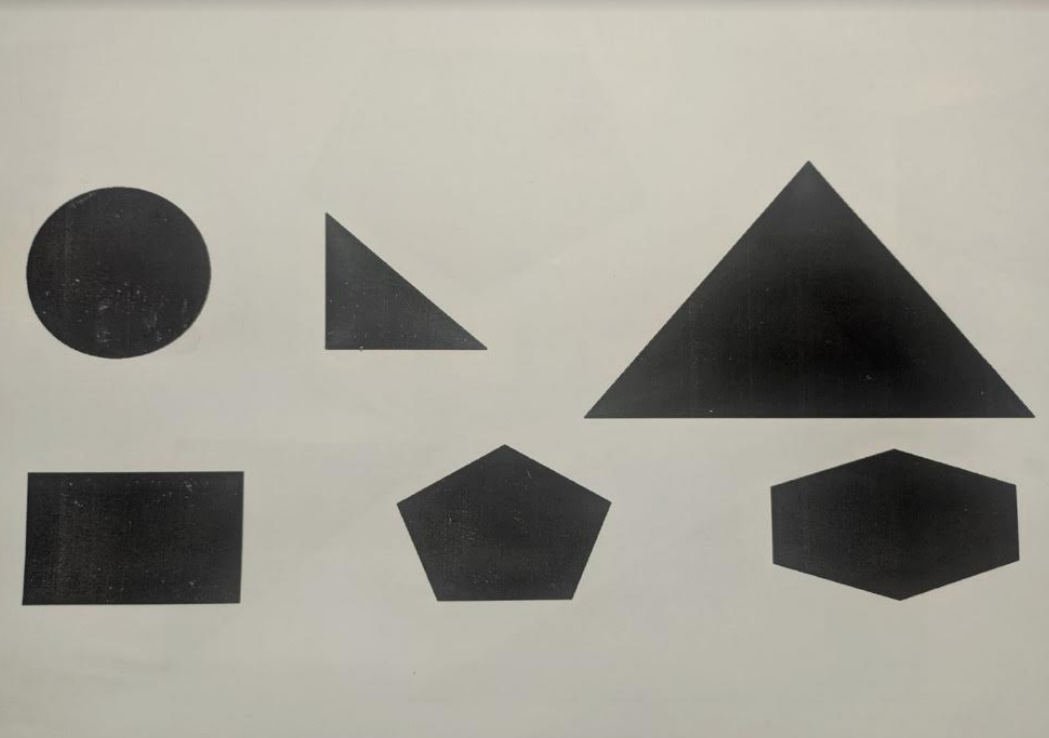
#> input picture trydeteceted/shapess.png, 1049 x 738 px
$ python mydelected.py
#> lines starting #> are read from the running program, lines starting #| are printed output that depends on the picture; after the words box and inside, x2 and y2 are one past the last pixel; in counts of white or black regions, pixels touching at a corner belong together
import numpy as np
import cv2


img = cv2.imread("shapess.png",1)
#> img is the input picture: shape (738, 1049, 3); mean B, G, R 147.7, 157, 159.1
gray = cv2.cvtColor(img, cv2.COLOR_BGR2GRAY)
_,thresh1 = cv2.threshold(img,140, 255, cv2.THRESH_TOZERO)
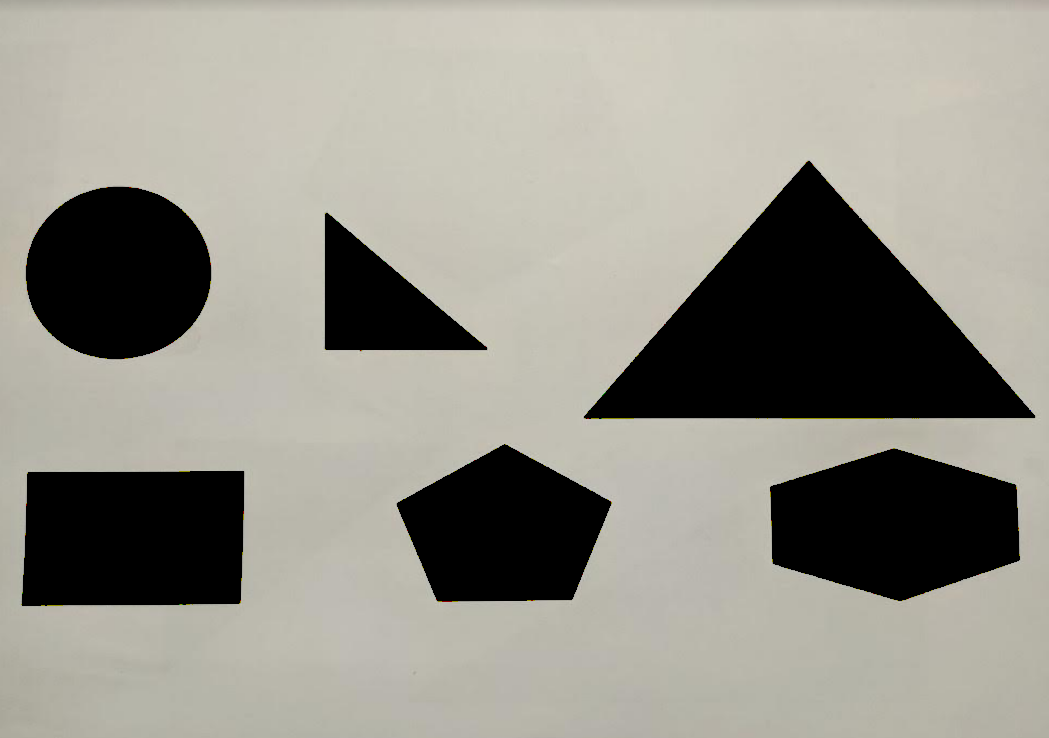
#> thresh1: shape (738, 1049, 3); mean B, G, R 137.7, 146.8, 148.9
Canny = cv2.Canny(thresh1,70,150)
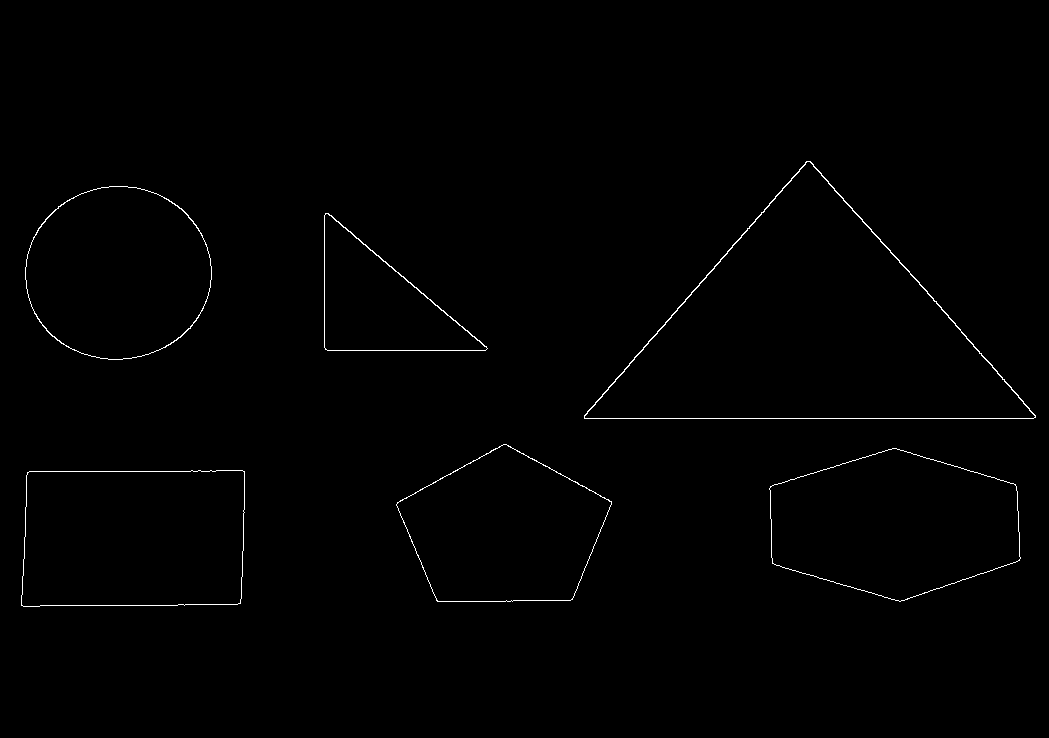
#> Canny: shape (738, 1049); 0.59% white in thin lines or dots, all inside (x1, y1, x2, y2) = (21, 161, 1036, 607)


#filter = cv2.fastNlMeansDenoising(img, None,10,10,10)  //sadece yeni buldum bi kaynakta gördüğüm filtre deneme amaçlı sonuç olumlu

contours,_ = cv2.findContours(Canny, cv2.RETR_EXTERNAL, cv2.CHAIN_APPROX_NONE)
#> contours = 6 contours; box (x1, y1, x2, y2) and area: (584, 161, 1036, 419) 59242, (21, 470, 245, 607) 29264, (769, 448, 1021, 602) 28448, (25, 186, 212, 360) 25286, (396, 444, 612, 602) 23609, (324, 213, 488, 351) 11624


for cnt in contours :
    (x,y,w,h) = cv2.boundingRect(cnt)
    area = cv2.contourArea(cnt)
    aspectRatio = float(w) / float(h)
    extent = area / float(w*h)
    perimeter = cv2.arcLength(cnt, True)

    print("perimeter"+ str(perimeter))
    print("area"+ str(area))
    print("h"+ str(h))
    print("w"+ str(w))

    cv2.drawContours(thresh1,[cnt],-1,(255,0,0),3)
    shape=""
    if extent < 0.80 :
        if 0.90 < aspectRatio <1.1 :
            shape = "Circle"
        elif area - (area * 5/ 100) <= (w * h / 2) <= area + (area * 5/ 100):
            shape = "Triangle"
        elif area - (area * 25 / 100) <=  5.1961 * ((perimeter / 6)**2) / 2 <= area + (area * 25 / 100):
            shape = "Pentagon"
        elif area - (area * 20 / 100) <=  (perimeter / 5) * (h/2) / 2 * 5 <= area + (area * 20 / 100):
            shape = "Hexagon"


    elif aspectRatio <= 1.70:
         shape = "Rectangle"


    cv2.putText(thresh1, shape, (x, y-4), cv2.FONT_HERSHEY_SIMPLEX, 0.5,(0, 100, 170), 2)
    print("Contour #{}, extent={:.2f}".format(cnt + 1, extent))
    cv2.drawContours(thresh1, cnt, -1, (0, 0, 255), 2)
#> this loop made 6 passes
#> (x, y, w, h, area, aspectRatio, extent, perimeter) on passes 1 to 6: (21, 470, 224, 137, 29263.5, 1.64, 0.954, 712.2), (769, 448, 252, 154, 28447.5, 1.64, 0.733, 712.5), (396, 444, 216, 158, 23609, 1.37, 0.692, 629.7), (324, 213, 164, 138, 11623.5, 1.19, 0.514, 518.6), (25, 186, 187, 174, 25286, 1.07, 0.777, 597.3), (584, 161, 452, 258, 59242.5, 1.75, 0.508, 1156.5)
#> (printed output is left out)
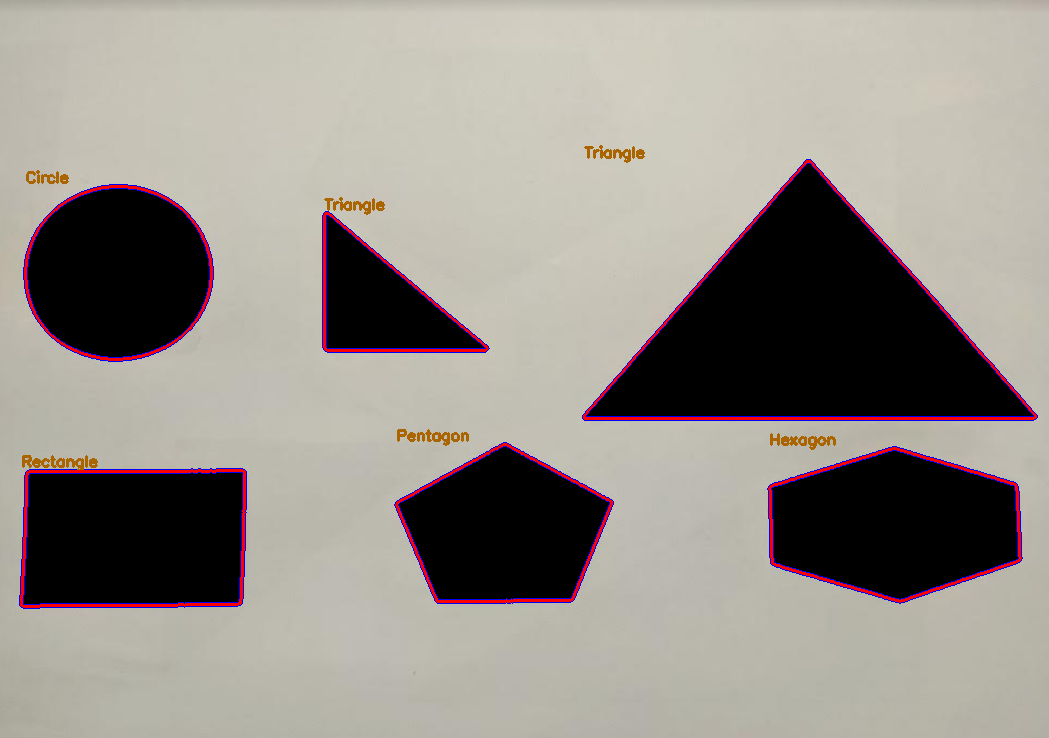
#> thresh1: shape (738, 1049, 3); 2.83% of pixels changed, all inside (x1, y1, x2, y2) = (19, 145, 1038, 609)


cv2.imshow("Test2",Canny)
cv2.imshow("Original",img)
cv2.imshow("thresh", thresh1)

#cv2.imshow("Filter", filter)  kaynaktan bulup denediğim bir fonksiyon çıktısı için
cv2.waitKey(0)
